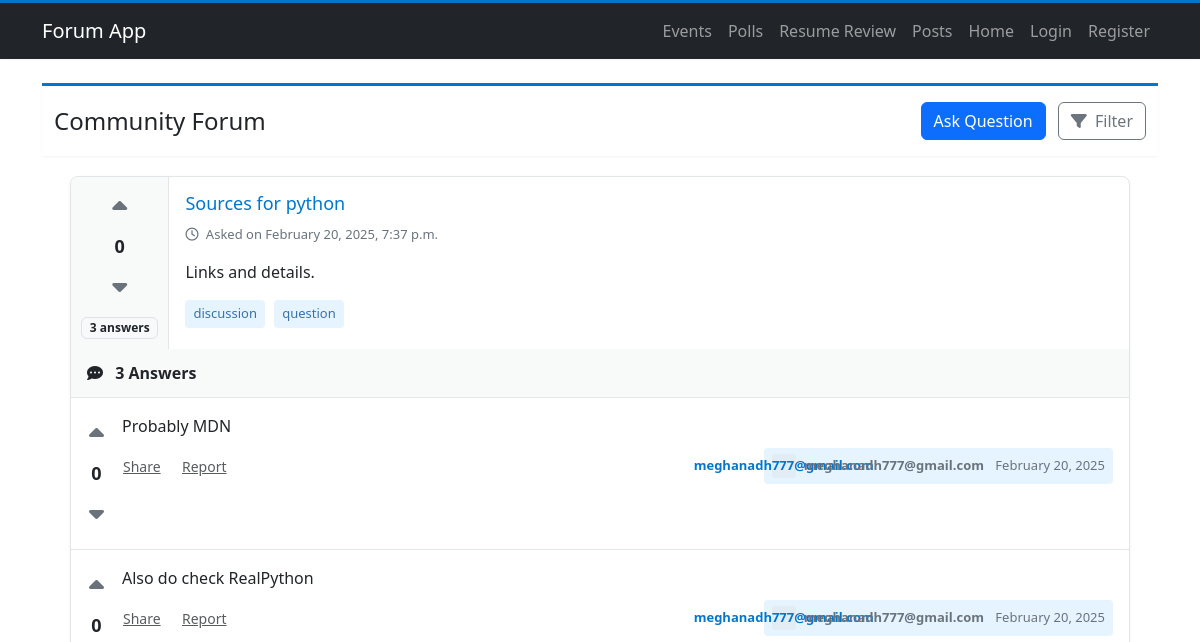
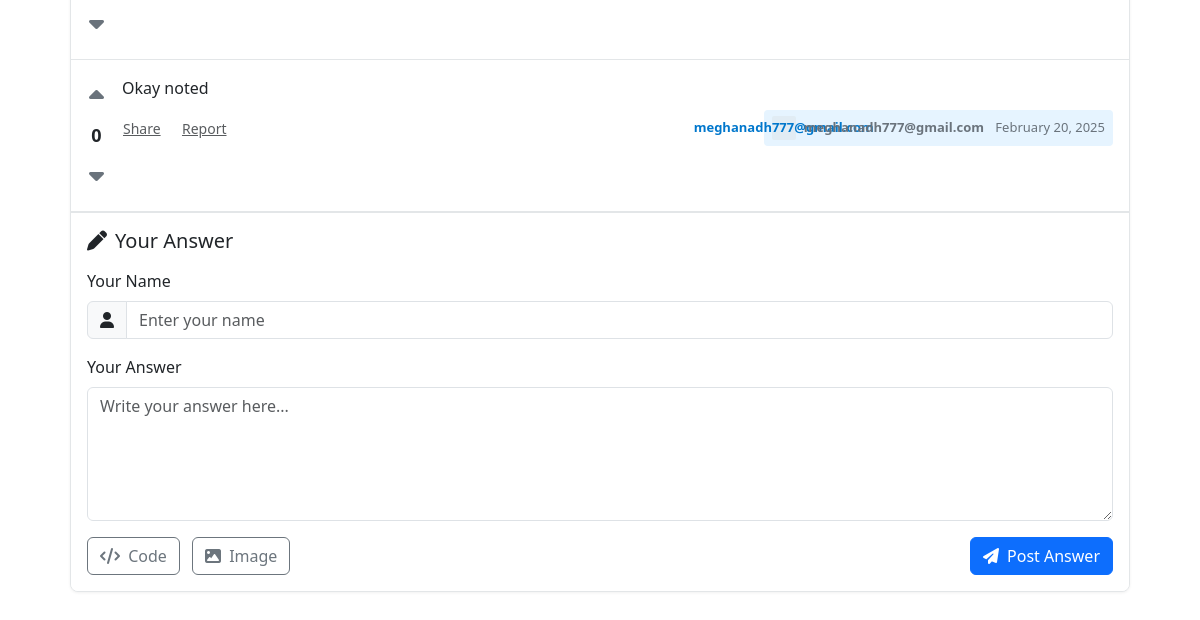
The page /posts/ on the database as committed earlier (2 pictures, top to bottom).
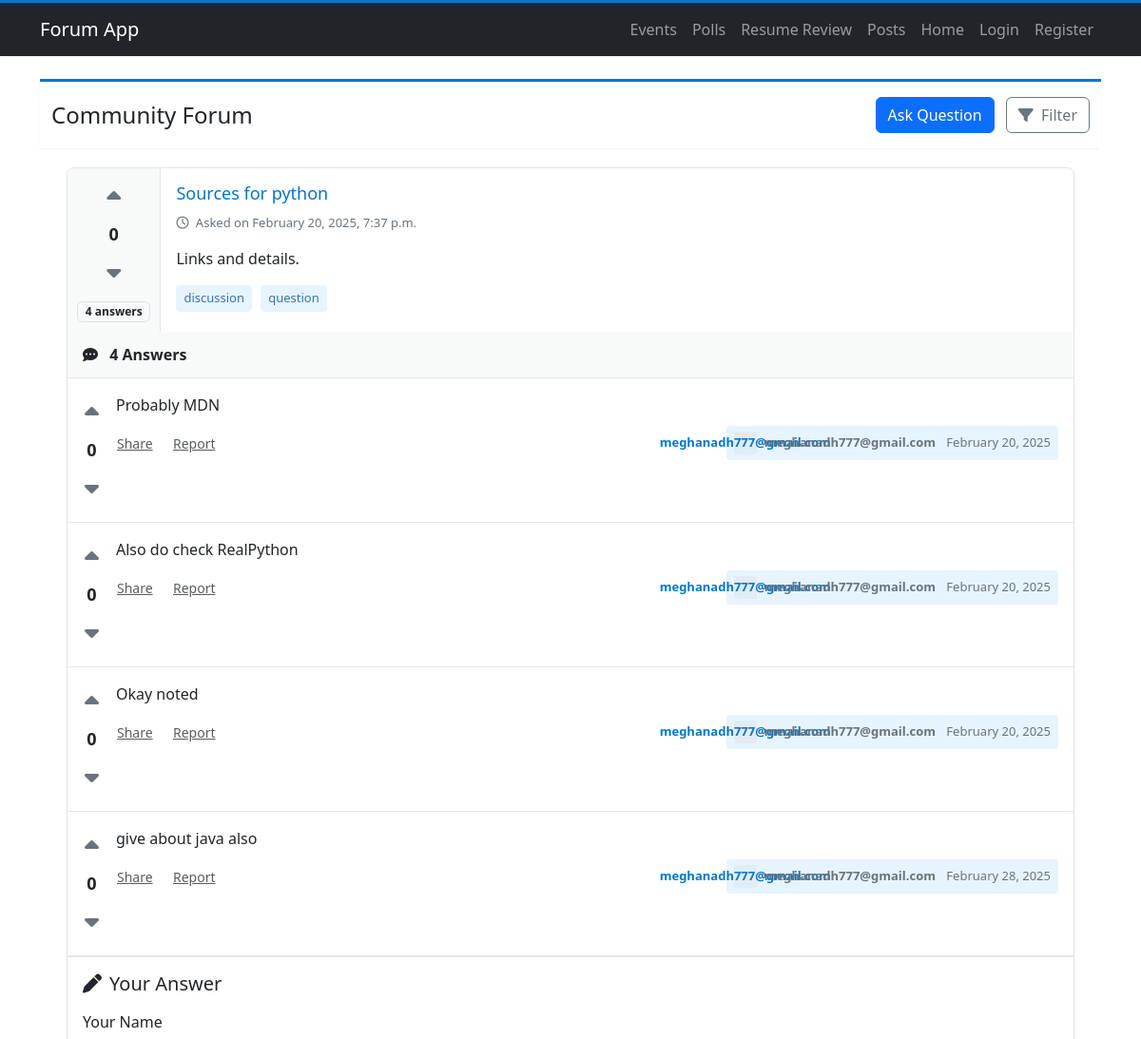
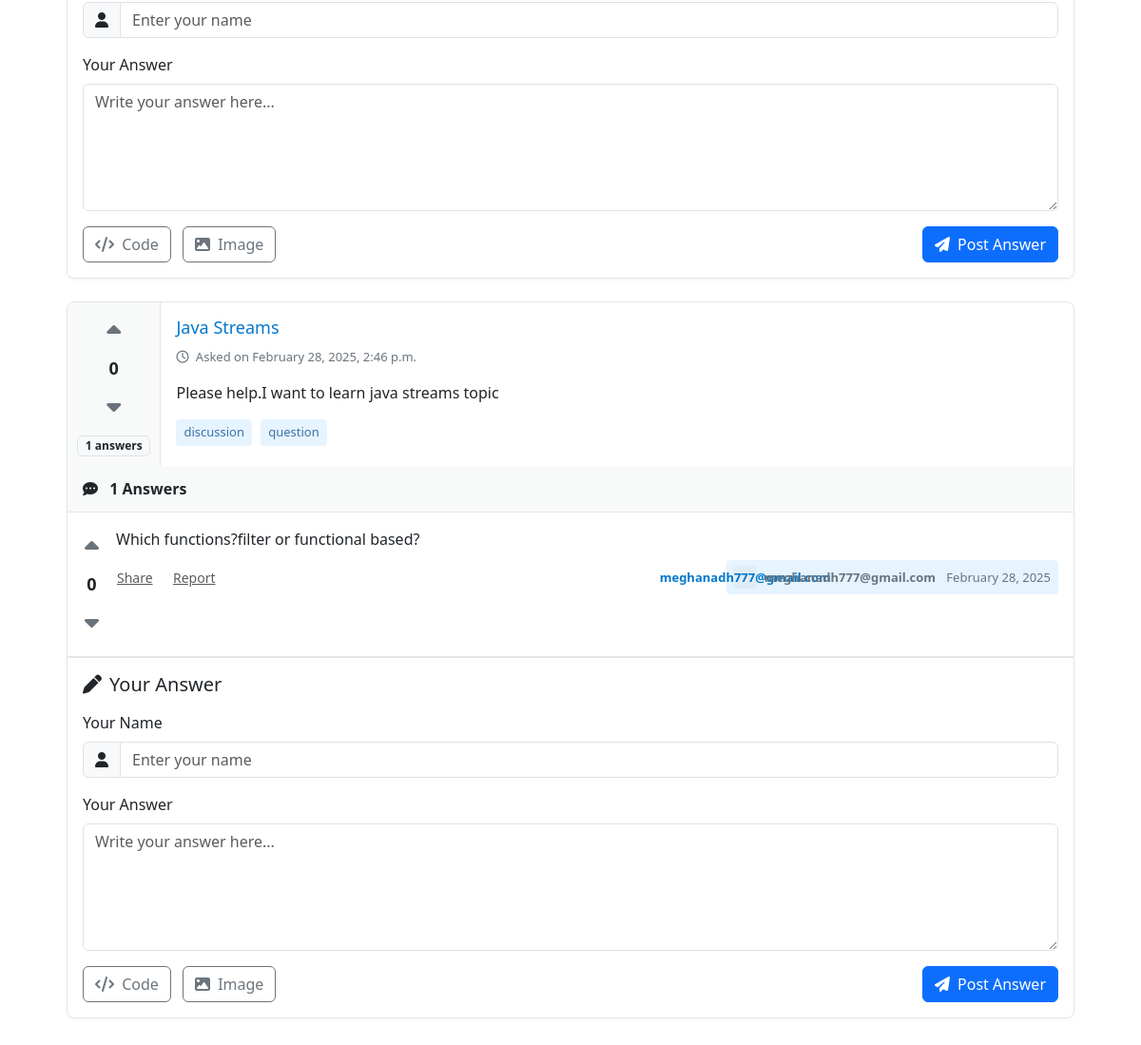
The same page on the database as committed later (2 pictures, top to bottom).
### forum/models.py (models this page shows, shortened)
class Post(models.Model):
    topic = models.ForeignKey(Topic, on_delete=models.CASCADE)  # Links post to a topic
    title = models.CharField(max_length=255)
    content = models.TextField()
    created_at = models.DateTimeField(auto_now_add=True)

class Comment(models.Model):
    post = models.ForeignKey(Post, on_delete=models.CASCADE,related_name="comments")  # Links comment to a post
    content = models.TextField()
    created_at = models.DateTimeField(auto_now_add=True)
    author = models.ForeignKey(settings.AUTH_USER_MODEL, on_delete=models.CASCADE, null=True, blank=True)  # Allow null authors

class User(AbstractUser):  # Extends Django's built-in User model
    name = models.CharField(max_length=255)
    email = models.EmailField(unique=True)
    USERNAME_FIELD = "email"  # This tells Django to use email instead of username
    REQUIRED_FIELDS = ["username"]  # Username is still required
    def __str__(self):
        return self.email  # Change this to display email instead of username

### forum/views.py (the view)
# urls.py: path('posts/', PostListCreateView.as_view(), name='post-list-create'),
def posts(request):
    if request.method == "POST":
        post_id = request.POST.get("post_id")
        comment_content = request.POST.get("comment_content")
        if post_id and comment_content:
            post = Post.objects.get(id=post_id)
            Comment.objects.create(post=post, content=comment_content, author=request.user)
    post_list = Post.objects.prefetch_related('comments').all()
    return render(request, "posts.html", {"posts": post_list})

### forum/templates/posts.html (shortened to what the changed rows need)
<!DOCTYPE html>
<html lang="en">
<head>
  <link href="https://cdnjs.cloudflare.com/ajax/libs/bootstrap/5.3.0/css/bootstrap.min.css" rel="stylesheet">
  <link href="https://cdnjs.cloudflare.com/ajax/libs/font-awesome/6.4.0/css/all.min.css" rel="stylesheet">
</head>
<body>
  {% extends "base.html" %}
  {% block content %}
  <div class="container-fluid bg-white py-3 navbar">
    <div class="container d-flex justify-content-between align-items-center">
      <h1 class="h4 mb-0">Community Forum</h1>
    </div>
  </div>
  <div class="forum-container">
    {% for post in posts %}
    <div class="question-card">
      <div class="d-flex">
        <div class="question-stats">
          <div class="vote-controls">
            <button class="vote-btn"><i class="fas fa-caret-up"></i></button>
            <span class="vote-count">0</span>
            <button class="vote-btn"><i class="fas fa-caret-down"></i></button>
          </div>
          <div class="mt-2 text-center">
            <span class="badge bg-light text-dark border">{{ post.comments.all|length }} answers</span>
          </div>
        </div>
        <div class="question-body flex-grow-1">
          <h2 class="question-title">
            <a href="#">{{ post.title }}</a>
          </h2>
          <div class="question-metadata">
            <span><i class="far fa-clock me-1"></i> Asked on {{ post.created_at|date:"F j, Y, g:i a" }}</span>
          </div>
          <div class="question-content mb-3">
            {{ post.content }}
          </div>
          <div class="question-tags">
            <a href="#" class="tag">discussion</a>
            <a href="#" class="tag">question</a>
          </div>
        </div>
      </div>
      <div class="answers-section">
        <div class="answer-header">
          <i class="fas fa-comment-dots me-2"></i> {{ post.comments.all|length }} Answers
        </div>
        {% for comment in post.comments.all %}
        <div class="answer-item d-flex">
          <div class="vote-controls me-3">
            <button class="vote-btn"><i class="fas fa-caret-up"></i></button>
            <span class="vote-count">0</span>
            <button class="vote-btn"><i class="fas fa-caret-down"></i></button>
          </div>
          <div class="flex-grow-1">
            <div class="answer-content">
              {{ comment.content }}
            </div>
            <div class="answer-metadata">
              <div class="answer-actions">
                <button class="btn btn-sm btn-link text-muted p-0 me-3">Share</button>
                <button class="btn btn-sm btn-link text-muted p-0">Report</button>
              </div>
              <div class="user-card">
                <div class="user-avatar">
                  {{ comment.author|slice:":1" }}
                </div>
                <div>
                  <span class="fw-bold">{{ comment.author }}</span>
                  <span class="ms-2">{{ comment.created_at|date:"F j, Y" }}</span>
                </div>
              </div>
            </div>
          </div>
        </div>
        {% empty %}
        <div class="answer-item text-center py-4 text-muted">
          <i class="far fa-comment-dots fs-4 mb-2"></i>
          <p class="mb-0">No answers yet. Be the first to share your thoughts!</p>
        </div>
        {% endfor %}
        <div class="new-answer-form">
          <h5 class="mb-3"><i class="fas fa-pen me-2"></i>Your Answer</h5>
          <form method="post" class="mt-2">
            <div class="mb-3">
              <label for="author" class="form-label">Your Name</label>
              <div class="input-group">
                <span class="input-group-text"><i class="fas fa-user"></i></span>
                <input type="text" class="form-control" name="author" id="author" placeholder="Enter your name" required>
              </div>
            </div>
            <div class="mb-3">
              <label for="comment_content" class="form-label">Your Answer</label>
              <textarea class="form-control" name="comment_content" id="comment_content" rows="5" placeholder="Write your answer here..." required></textarea>
            </div>
            <div class="d-flex justify-content-between align-items-center">
              <div>
                <button type="button" class="btn btn-outline-secondary me-2">
                  <i class="fas fa-code me-1"></i> Code
                </button>
                <button type="button" class="btn btn-outline-secondary me-2">
                  <i class="fas fa-image me-1"></i> Image
                </button>
              </div>
              <button type="submit" class="btn btn-primary">
                <i class="fas fa-paper-plane me-1"></i> Post Answer
              </button>
            </div>
          </form>
        </div>
      </div>
    </div>
    {% endfor %}
  </div>
  {% endblock %}

Rows that differ between the two databases and show on the page:
computed for Post "Sources for python": comments.all|length "3" → "4"
added Comment: content "give about java also", author "meghanadh777@gmail.com", created_at "February 28, 2025", shown under Post "Sources for python"
added Post: comments.all|length "1", title "Java Streams", created_at "February 28, 2025, 2:46 p.m.", content "Please help.I want to learn java streams topic"
added Comment: content "Which functions?filter or functional based?", author "meghanadh777@gmail.com", created_at "February 28, 2025", shown under "1"
